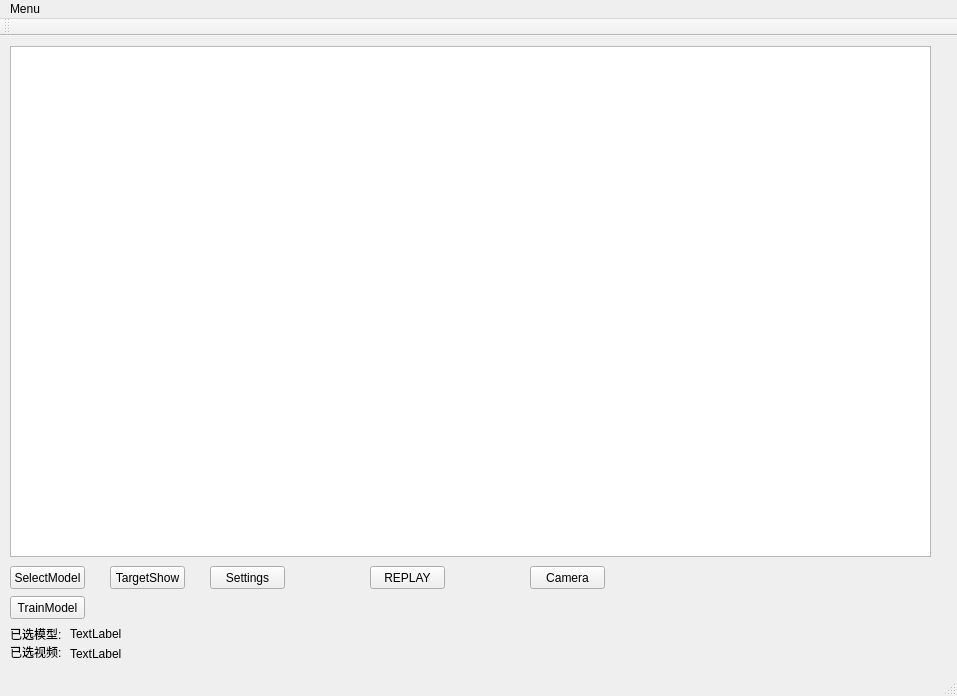
<?xml version="1.0" encoding="UTF-8"?>
<ui version="4.0">
 <class>QTGUIVideoTest1Class</class>
 <widget class="QMainWindow" name="QTGUIVideoTest1Class">
  <property name="geometry">
   <rect>
    <x>0</x>
    <y>0</y>
    <width>957</width>
    <height>696</height>
   </rect>
  </property>
  <property name="cursor">
   <cursorShape>ArrowCursor</cursorShape>
  </property>
  <property name="windowTitle">
   <string>QTGUIVideoTest1</string>
  </property>
  <widget class="QWidget" name="centralWidget">
   <widget class="QGraphicsView" name="graphicsView">
    <property name="geometry">
     <rect>
      <x>10</x>
      <y>10</y>
      <width>921</width>
      <height>511</height>
     </rect>
    </property>
   </widget>
   <widget class="QPushButton" name="SelectModel">
    <property name="geometry">
     <rect>
      <x>10</x>
      <y>530</y>
      <width>75</width>
      <height>23</height>
     </rect>
    </property>
    <property name="cursor">
     <cursorShape>PointingHandCursor</cursorShape>
    </property>
    <property name="text">
     <string>SelectModel</string>
    </property>
   </widget>
   <widget class="QPushButton" name="TrainModel">
    <property name="geometry">
     <rect>
      <x>10</x>
      <y>560</y>
      <width>75</width>
      <height>23</height>
     </rect>
    </property>
    <property name="cursor">
     <cursorShape>PointingHandCursor</cursorShape>
    </property>
    <property name="text">
     <string>TrainModel</string>
    </property>
   </widget>
   <widget class="QPushButton" name="TargetShow">
    <property name="geometry">
     <rect>
      <x>110</x>
      <y>530</y>
      <width>75</width>
      <height>23</height>
     </rect>
    </property>
    <property name="text">
     <string>TargetShow</string>
    </property>
   </widget>
   <widget class="QPushButton" name="Settings">
    <property name="geometry">
     <rect>
      <x>210</x>
      <y>530</y>
      <width>75</width>
      <height>23</height>
     </rect>
    </property>
    <property name="text">
     <string>Settings</string>
    </property>
   </widget>
   <widget class="QPushButton" name="REPLAY">
    <property name="geometry">
     <rect>
      <x>370</x>
      <y>530</y>
      <width>75</width>
      <height>23</height>
     </rect>
    </property>
    <property name="text">
     <string>REPLAY</string>
    </property>
   </widget>
   <widget class="QPushButton" name="Camera">
    <property name="geometry">
     <rect>
      <x>530</x>
      <y>530</y>
      <width>75</width>
      <height>23</height>
     </rect>
    </property>
    <property name="text">
     <string>Camera</string>
    </property>
   </widget>
   <widget class="QLabel" name="label">
    <property name="geometry">
     <rect>
      <x>10</x>
      <y>590</y>
      <width>51</width>
      <height>16</height>
     </rect>
    </property>
    <property name="text">
     <string>已选模型:</string>
    </property>
   </widget>
   <widget class="QLabel" name="ModelPath">
    <property name="geometry">
     <rect>
      <x>70</x>
      <y>590</y>
      <width>371</width>
      <height>16</height>
     </rect>
    </property>
    <property name="text">
     <string>TextLabel</string>
    </property>
   </widget>
   <widget class="QLabel" name="label_2">
    <property name="geometry">
     <rect>
      <x>10</x>
      <y>610</y>
      <width>54</width>
      <height>12</height>
     </rect>
    </property>
    <property name="text">
     <string>已选视频:</string>
    </property>
   </widget>
   <widget class="QLabel" name="VideoPath">
    <property name="geometry">
     <rect>
      <x>70</x>
      <y>610</y>
      <width>421</width>
      <height>16</height>
     </rect>
    </property>
    <property name="text">
     <string>TextLabel</string>
    </property>
   </widget>
  </widget>
  <widget class="QMenuBar" name="menuBar">
   <property name="geometry">
    <rect>
     <x>0</x>
     <y>0</y>
     <width>957</width>
     <height>23</height>
    </rect>
   </property>
   <widget class="QMenu" name="menuMenuy">
    <property name="title">
     <string>Menu</string>
    </property>
    <widget class="QMenu" name="menuFile">
     <property name="title">
      <string>File</string>
     </property>
     <addaction name="actionOpen"/>
     <addaction name="actionClose"/>
     <addaction name="actionQuit"/>
    </widget>
    <addaction name="menuFile"/>
    <addaction name="actionTool"/>
    <addaction name="actionHelp"/>
   </widget>
   <addaction name="menuMenuy"/>
  </widget>
  <widget class="QToolBar" name="mainToolBar">
   <attribute name="toolBarArea">
    <enum>TopToolBarArea</enum>
   </attribute>
   <attribute name="toolBarBreak">
    <bool>false</bool>
   </attribute>
  </widget>
  <widget class="QStatusBar" name="statusBar"/>
  <action name="actionTool">
   <property name="text">
    <string>Tools</string>
   </property>
  </action>
  <action name="actionHelp">
   <property name="text">
    <string>Help</string>
   </property>
  </action>
  <action name="actionOpen">
   <property name="text">
    <string>Open</string>
   </property>
  </action>
  <action name="actionClose">
   <property name="text">
    <string>Close</string>
   </property>
  </action>
  <action name="actionQuit">
   <property name="text">
    <string>Quit</string>
   </property>
  </action>
 </widget>
 <layoutdefault spacing="6" margin="11"/>
 <resources>
  <include location="QTGUIVideoTest1.qrc"/>
 </resources>
 <connections/>
</ui>
